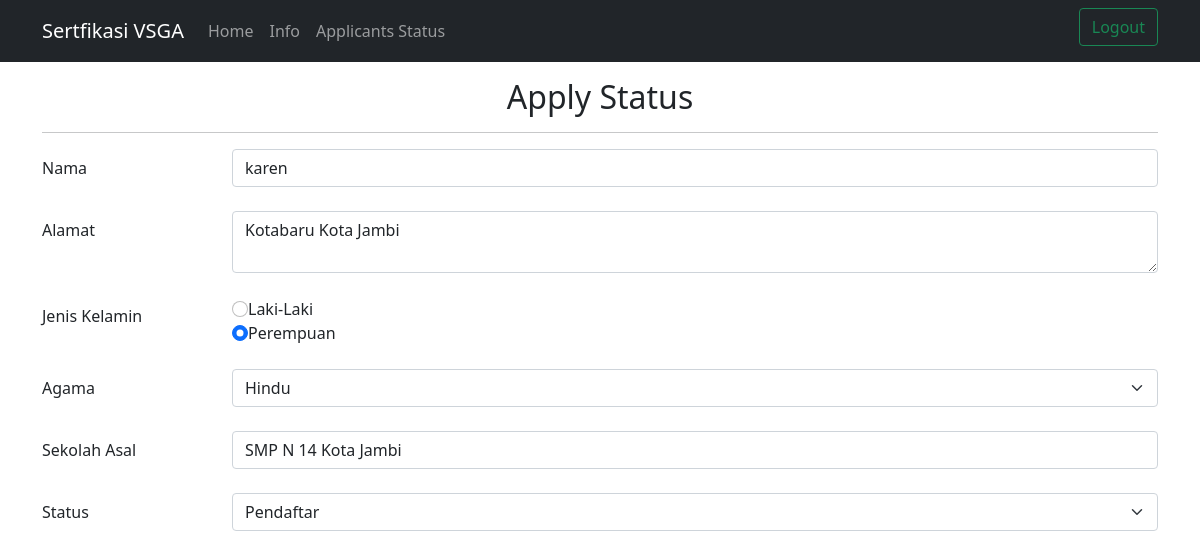
The page /index.php?p=view (signed in) on the database its author committed.
### tables this page shows
CREATE TABLE `siswa` (
  `id_siswa` int(11) NOT NULL,
  `nama_siswa` varchar(50) NOT NULL,
  `alamat` varchar(150) NOT NULL,
  `jenis_kelamin` enum('L','P') NOT NULL,
  `agama` varchar(15) NOT NULL,
  `sekolah_asal` varchar(50) NOT NULL,
  `status` varchar(20) NOT NULL
);

### pages/view.php (the view, shortened to what this page needs)
<?php
    include"koneksi.php";
    $query=mysqli_query($db,"SELECT*FROM `siswa` ORDER BY `siswa`.`id_siswa` DESC");
    $isi=mysqli_fetch_array($query);
?>
<div class="container">
    <div class="text-center my-3">
    <h2>Apply Status</h2><hr>
    </div>
    <form action="proses/peserta-edit.php" method="POST" enctype="multipart/form-data">
        <div class="form-group row mb-4">
            <label for="name" class="col-sm-2 col-form-label">Nama</label>
            <div class="col-sm-10">
                <input type="text" class="form-control" id="name" placeholder="Nama" name="nama_siswa" value="<?php echo $isi['nama_siswa']?>">
            </div>
        </div>
        <div class="form-group row mb-4">
            <label for="alamat" class="col-sm-2 col-form-label">Alamat</label>
            <div class="col-sm-10">
                <textarea class="form-control" id="alamat" placeholder="Alamat" rows="2" name="alamat"><?php echo $isi['alamat']?></textarea>
            </div>
        </div>
        <div class="form-group row mb-4">
            <label for="gender" class="col-sm-2 col-form-label">Jenis Kelamin</label>
            <div class="col-sm-10">
                <?php
                    if ($isi['jenis_kelamin']=="L") {
                        echo"<input type='radio' class='form-check-input' value='L' name='jenis_kelamin' checked>Laki-Laki</input><br>
                        <input type='radio' class='form-check-input' value='P' name='jenis_kelamin'>Perempuan</input>";
                    }elseif ($isi['jenis_kelamin']=="P") {
                        echo"<input type='radio' class='form-check-input' value='L' name='jenis_kelamin' >Laki-Laki</input><br>
                        <input type='radio' class='form-check-input' value='P' name='jenis_kelamin' checked>Perempuan</input>";
                    }
                ?>
            </div>
        </div>
        <div class="form-group row mb-4">
            <label for="agama" class="col-sm-2 col-form-label">Agama</label>
            <div class="col-sm-10">
                <select class="form-select" id="agama" placeholder="Agama" name='agama'>
                    <option value="<?php echo $isi['agama']?>"><?php echo $isi['agama']?></option>
                </select>
            </div>
        </div>
        <div class="form-group row mb-4">
            <label for="school" class="col-sm-2 col-form-label">Sekolah Asal</label>
            <div class="col-sm-10">
                <input type="text" class="form-control" id="school" placeholder="Sekolah Asal" name="sekolah_asal" value="<?php echo $isi['sekolah_asal']?>">
            </div>
        </div>
        <div class="form-group row mb-4">
            <label for="status" class="col-sm-2 col-form-label">Status</label>
            <div class="col-sm-10">
                <select class="form-select" id="status" placeholder="status" name='status'>
                    <option value="<?php echo $isi['status']?>"><?php echo $isi['status']?></option>
                </select>
            </div>
        </div>
       </form>
</div>

### rows shown on the page
siswa: nama_siswa "karen", alamat "Kotabaru Kota Jambi", agama "Hindu", sekolah_asal "SMP N 14 Kota Jambi", status "Pendaftar"
